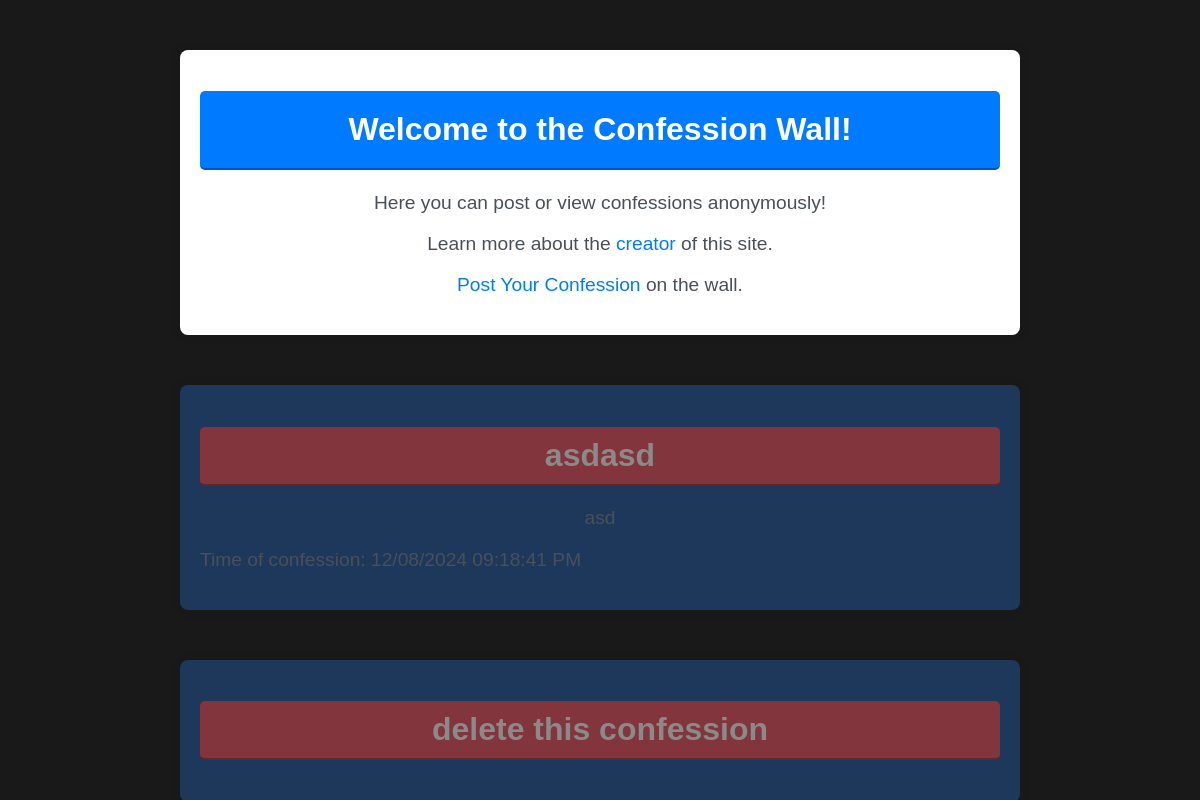
The page /confession/4 on the database its author committed.
### tables this page shows
CREATE TABLE confessions (
                id INTEGER PRIMARY KEY AUTOINCREMENT,
                title TEXT NOT NULL,
                confession TEXT NOT NULL,
                password TEXT NOT NULL, 
                date DATE NOT NULL
            );

### main.py (the view)
@app.route('/confession', methods=['GET'])
@app.route('/confession/<id>', methods=['GET'])
def seeing_confession(id=None):
    idcheck = checkid(id)
    if idcheck == False or idcheck == None or id == None:
        return redirect("/", code=302)
    else:
        try:
            confessions = sqlite3.connect("database.db")
            cursor = confessions.cursor()
            cursor.execute('SELECT * FROM confessions WHERE id=?', (id,))
            confession = cursor.fetchone()
            confessions.commit()
        except sqlite3.Error as e:
            print(f"\033[91mAn error occurred:\033[00m {e} ")
            init_db()
        finally:
            if confessions:
                confessions.close()
        return render_template("confession.html", confession=confession)

### main.py (called while the page is built)
def checkid(id):
    try:
        confessions = sqlite3.connect("database.db")
        cursor = confessions.cursor()
        cursor.execute('SELECT id FROM confessions')
        ids = [str(row[0]) for row in cursor.fetchall()]
        confessions.commit()
        if id not in ids:
            return False
        return True
    except sqlite3.Error as e:
        print(f"\033[91mAn error occurred:\033[00m {e} ")
        init_db()
        return None
    finally:
        if confessions:
            confessions.close()

### templates/confession.html (shortened to what this page needs)
<!DOCTYPE html>
<html lang="en">
<head>
    <link rel="stylesheet" href="{{ url_for('static', filename='styles.css') }}">
</head>
<body>
    <div class="container">
        <h1>Welcome to the Confession Wall!</h1>
        <p>Here you can post or view confessions anonymously!</p>
        <p>Learn more about the <a href="AboutMe">creator</a> of this site.</p>
        <p><a href="PostYourConfession">Post Your Confession </a> on the wall.</p>
    </div>
        <div class="confession_container">
            <h1 class="confession_h1">{{ confession[1] }}</h1>
            <p>{{ confession[2] }}</p>
            <p style="text-align: left;">Time of confession: {{ confession[4] }}</p>
        </div>
        <a href="../delete/{{ confession[0] }}" class="confession_a">
        <div class="confession_container">
            <h1 class="confession_h1">delete this confession</h1>
        </div>
</body>
</html>

### static/styles.css (style rules this page uses)
body { font-family: Arial, sans-serif; background-color: #19191a; margin: 0; padding: 0; color: #212529; }
h1 { color: #ffffff; text-align: center; padding: 20px; background-color: #007bff; border-bottom: 2px solid #0056b3; border-radius: 5px; }
p { text-align: center; font-size: 1.2em; color: #495057; }
.container { max-width: 800px; margin: 0 auto; padding: 20px; background-color: #ffffff; box-shadow: 0 0 10px rgba(0, 0, 0, 0.1); border-radius: 8px; margin-top: 50px; }
.confession_container { max-width: 800px; margin: 0 auto; padding: 20px; background-color: #1E385C; box-shadow: 0 0 10px rgba(0, 0, 0, 0.1); border-radius: 8px; margin-top: 50px; overflow: hidden; word-wrap: break-word; transition: transform 0.3s ease-in-out; }
.confession_h1 { color: #8b8989; text-align: center; padding: 10px; background-color: #82353D; border-bottom: 2px solid #5e272c; border-radius: 5px; }
.confession_a { text-decoration: none; color: inherit; cursor: default; }
a { color: #007bff; text-decoration: none; }

### rows shown on the page
confessions: title "asdasd", confession "asd", date "12/08/2024 09:18:41 PM"
